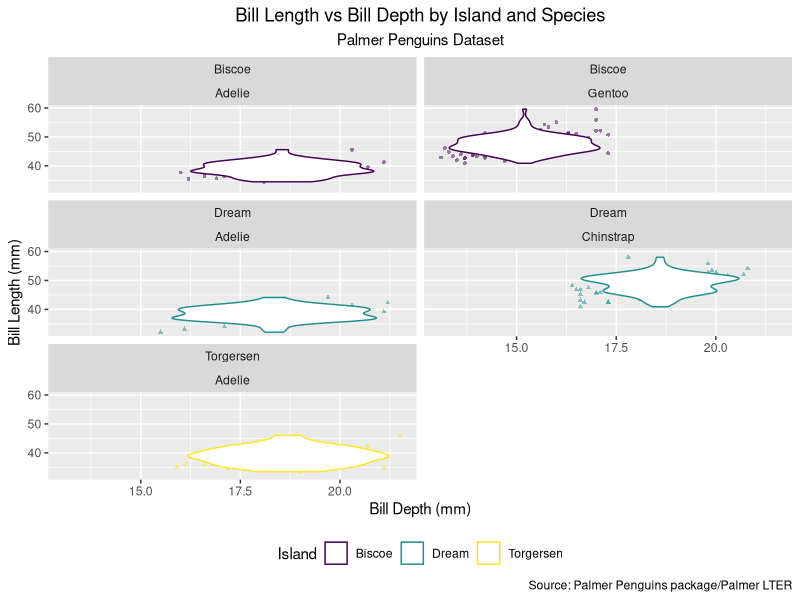

Recreate this plot in R.
# My first plot
# Created by Kyle Bosworth
# 2024-09-10
#Week3

# load libraries
library(tidyverse)
library(palmerpenguins)

# looking at the data 
view(penguins)
head(penguins)
tail(penguins)
glimpse(penguins)

# make a plot
ggplot(data = penguins,
       mapping = aes(x = bill_depth_mm, ## "," are used to add on layers
                     y = bill_length_mm,
                     color = island,
                     shape = island)) + # shape is discrete # size is continuous ## "+" is used to connect functions 
  geom_point(size = 1, alpha = 0.5) +  # manipulating the size of point
  geom_violin() + 
  facet_wrap(island ~ species, ncol = 2) +  
# X as a function of Y = (x~y)
# facet_grid(x ~ y) +  #row as a function of columns, a 2D grid 
# ncol = make it "n" columns 
# you have more control using facet_wrap
  labs(title = "Bill Length vs Bill Depth by Island and Species",
       subtitle = "Palmer Penguins Dataset",
       x = "Bill Depth (mm)",
       y = "Bill Length (mm)",
       color = "Island",
       shape = "Island",
       caption = "Source: Palmer Penguins package/Palmer LTER") +
  scale_color_viridis_d() +
  theme(legend.position = "bottom",  # legend. position to move legend to bottom
        plot.title = element_text(hjust = 0.5),  # plot title center
        plot.subtitle = element_text(hjust = 0.5))  # plot subtitle center
